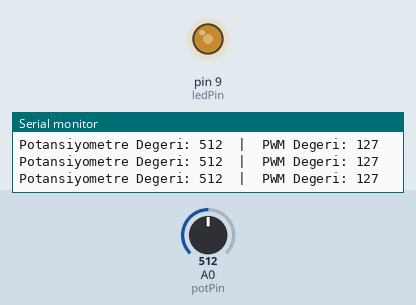
Recording of a sketch running on a simulated Arduino Uno, built with avr-gcc and run on an emulated ATmega328P. Parts: output pins drawn as LEDs (lit = HIGH), the last lines printed to the serial monitor. The test bench sets the inputs (shaded band); at power-on: A0 (potPin) = 512.

Above: at 1.2 s.
1.3 s: A0 (potPin) set to 413
At 2.1 s:
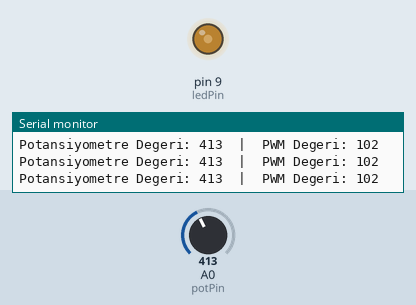
4.3 s: A0 (potPin) set to 394
At 5.4 s:
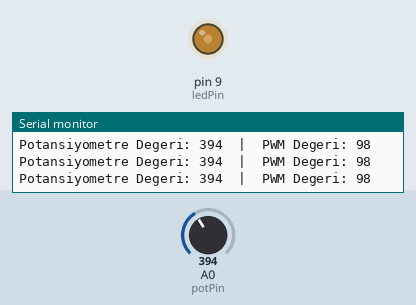
7.3 s: A0 (potPin) set to 716
At 8.3 s:
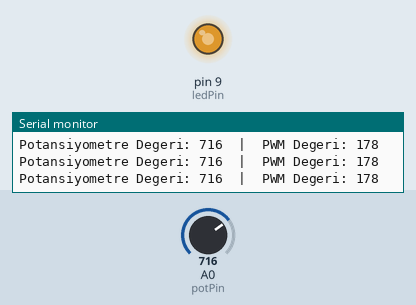
8.8 s: A0 (potPin) set to 122
At 9.3 s:
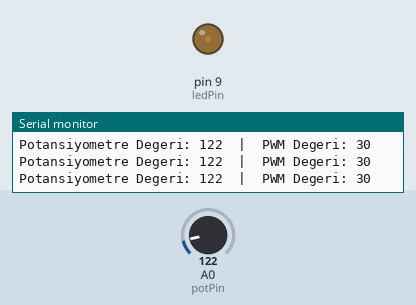
10.3 s: A0 (potPin) set to 105
At 11.0 s:
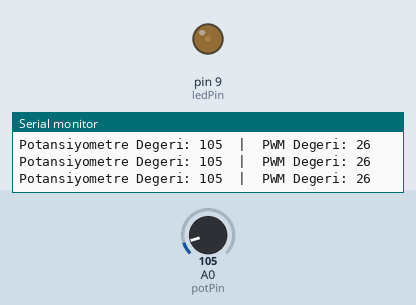
13.3 s: A0 (potPin) set to 93
At 13.7 s:
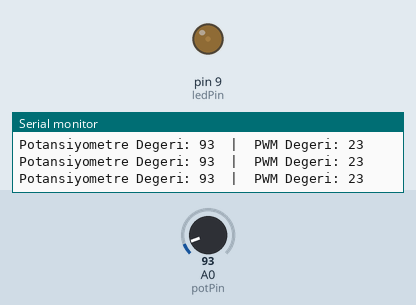
Timing chart, 0 to 16.3 s (numbered marks = the images above; inputs shaded):
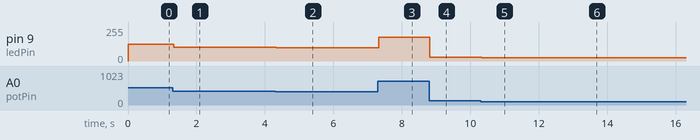

The sketch:

Potentiometer-Controlled-LED.ino
```cpp
int potPin = A0;
int ledPin = 9;
int potDegeri;
int pwmDegeri;

void setup() {

  pinMode(potPin, INPUT);
  pinMode(ledPin, OUTPUT);
  Serial.begin(9600);
}

void loop() {
  potDegeri = analogRead(potPin);
  pwmDegeri = map(potDegeri, 0, 1023, 0, 255);

  analogWrite(ledPin, pwmDegeri);

  Serial.print("Potansiyometre Degeri: ");
  Serial.print(potDegeri);
  Serial.print("  |  PWM Degeri: ");
  Serial.println(pwmDegeri);

  delay(10);
}
```

Measured:
- after the input at 1.3 s, pin 9 (ledPin): 127/255 → 102/255 at once
- after the input at 4.3 s, pin 9 (ledPin): 102/255 → 98/255 at once
- after the input at 7.3 s, pin 9 (ledPin): 98/255 → 178/255 at once
- after the input at 8.8 s, pin 9 (ledPin): 178/255 → 30/255 at once
- after the input at 10.3 s, pin 9 (ledPin): 30/255 → 26/255 at once
- after the input at 13.3 s, pin 9 (ledPin): 26/255 → 23/255 at once
